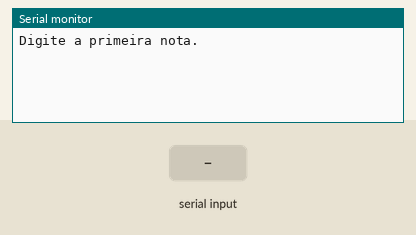
A sketch run on a simulated Arduino Uno, built with avr-gcc and run on an emulated ATmega328P. On the bench: the last lines printed to the serial monitor. The inputs (shaded band) are chosen by the test bench.

Above: at 1.2 s.
1.3 s: "90,45,200\n" received over Serial
At 2.1 s:
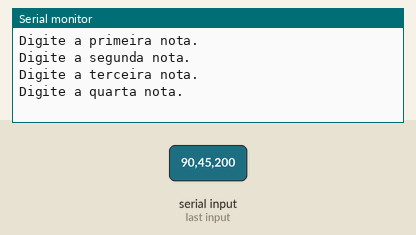
At 3.8 s:
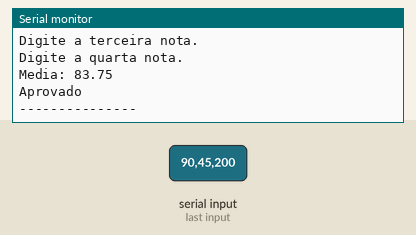

The sketch:

if_encadeado_011.ino
```cpp
/*
Faça um programa que receba 4 notas de um aluno, calcule e imprima a média
aritmética das notas e a mensagem de APROVADO para média superior ou igual a
7,0 RECUPERAÇÃO para notas entre 5.0 e 7,0 ou a mensagem de REPROVADO
para média inferior a 5,0.
*/

float n1, n2, n3, n4;//cria as quatro variaveis de uma só vez, e inicia com 0.
float media = 0;
void setup()
{
  Serial.begin(9600);
}

void loop()
{
  Serial.println("Digite a primeira nota.");
  while(! Serial.available());
  n1 = Serial.parseFloat();

  Serial.println("Digite a segunda nota.");
  while(! Serial.available());
  n2 = Serial.parseFloat();

  Serial.println("Digite a terceira nota.");
  while(! Serial.available());
  n3 = Serial.parseFloat();

  Serial.println("Digite a quarta nota.");
  while(! Serial.available());
  n4 = Serial.parseFloat();

   media = (n1+n2+n3+n4) / 4;

  Serial.println("Media: " + String(media));

  if(media >=7){
  Serial.println("Aprovado");

  } else if( media>=5 && media <7 ){
    Serial.println("Recuperacao");

  } else {
   Serial.println("Reprovado");

  }
  Serial.println("---------------");
    delay(4000);
}
```

Measured:
- after the input at 1.3 s, the serial monitor: prints a new line at once (image 1)
